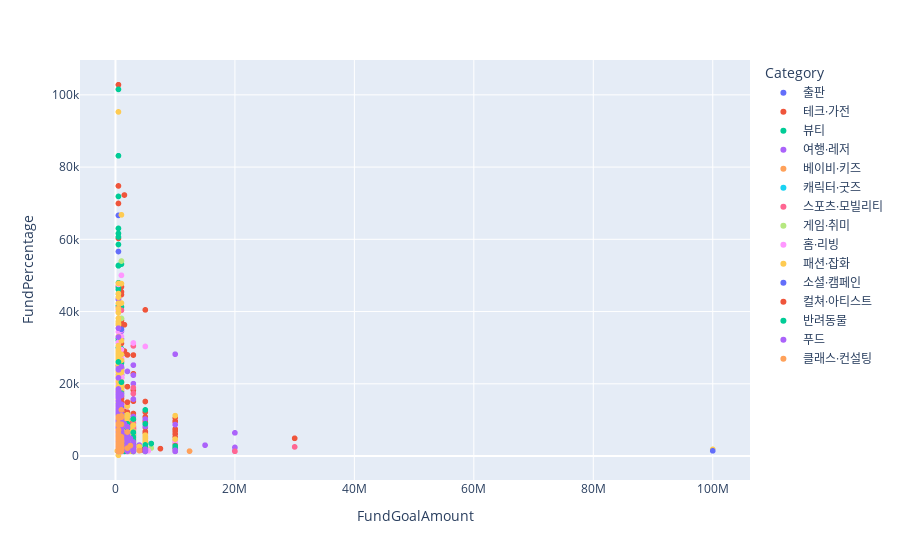

Notebook cell for this chart:
### Markdown cell above
* 출판 분야 펀딩 프로젝트의 목표 금액은 평균 100만원 으로 ~해서 낮은 편이다.
    * 하지만, 출판 분야보다 평균 목표 금액이 낮지만 펀딩 달성률 또한 낮은 분야들이 있다.
    -> 분포 차트

### Code cell
fig2 = px.scatter(wadiz_list, x="FundGoalAmount", y="FundPercentage",
    color="Category")
fig2.show()

wadiz_list.corr()
